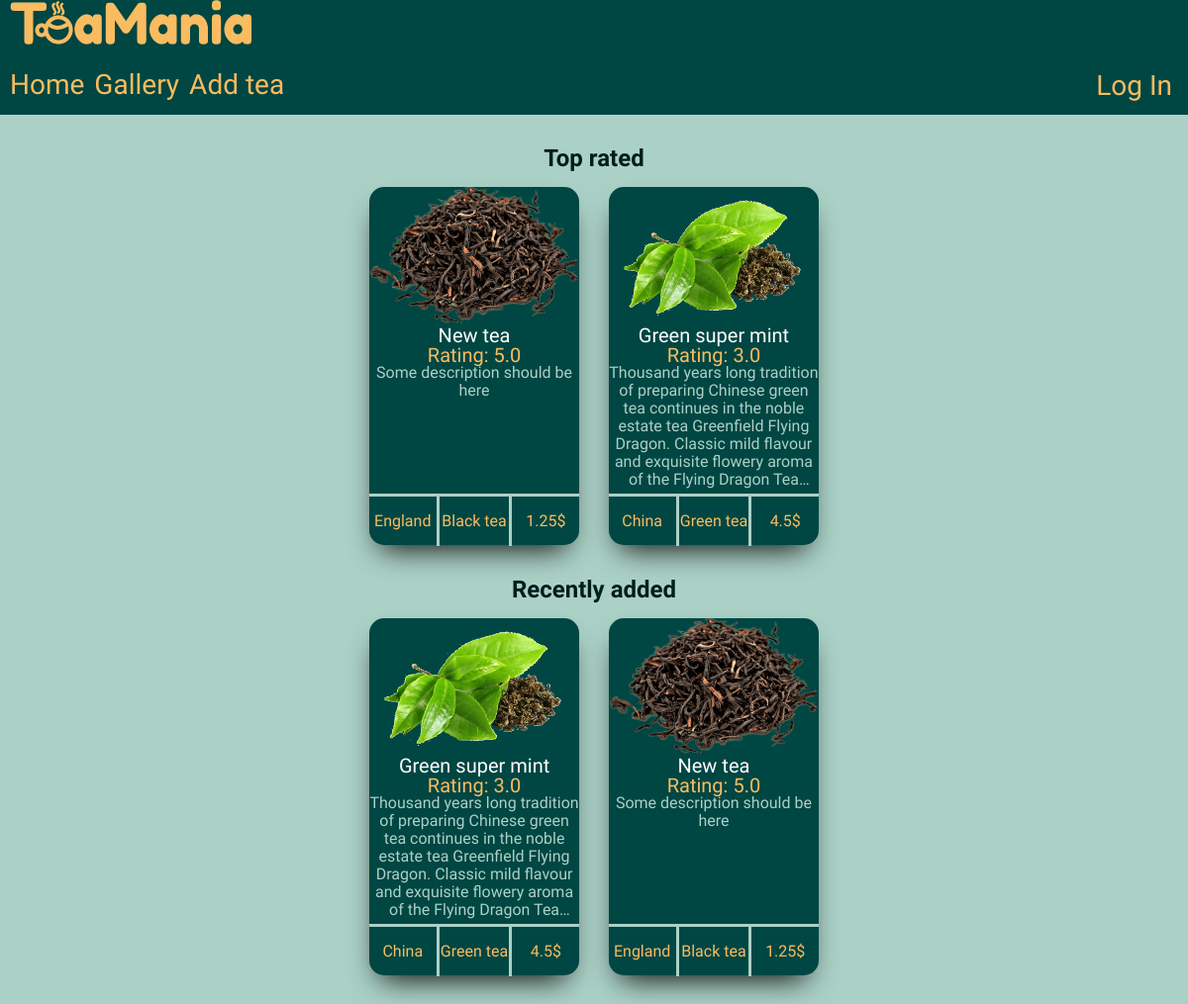
The page /index on the database as committed earlier.
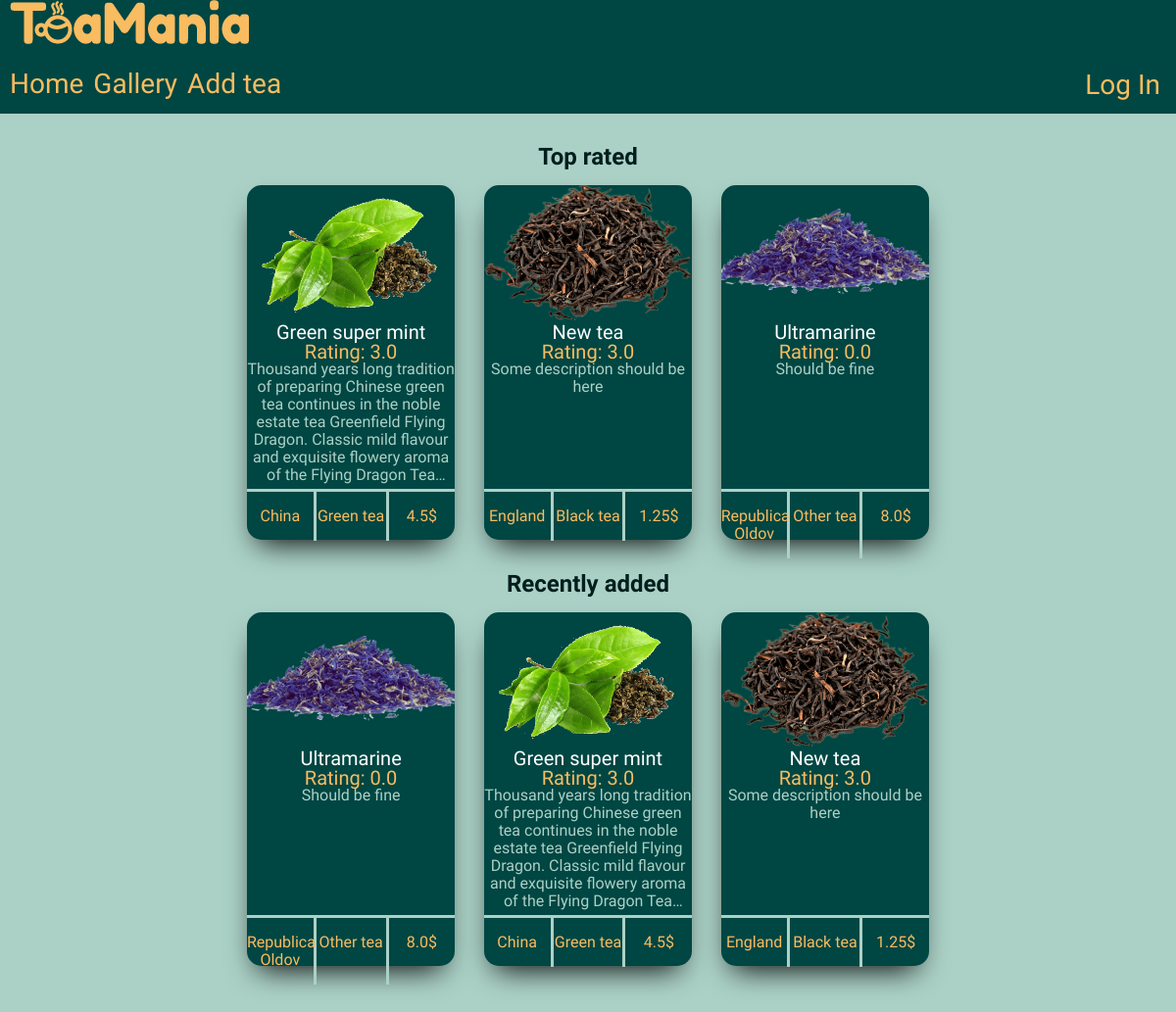
The same page on the database as committed later.
### app/models.py (models this page shows, shortened)
class Tea(db.Model):
    id = db.Column(db.Integer, primary_key=True)
    title = db.Column(db.String(50), index=True, unique=True, nullable=False)
    type = db.Column(db.String(20), index=True, nullable=False)
    country = db.Column(db.String(50), index=True, nullable=False)
    description = db.Column(db.String(200))
    price = db.Column(db.Float, index=True, nullable=False)
    rating = db.Column(db.Float, index=True)
    image = db.Column(db.String(150))
    timestamp = db.Column(db.DateTime, index=True, default=datetime.utcnow)
    user_id = db.Column(db.Integer, db.ForeignKey('user.id'))
    comments = db.relationship('Comment', backref='tea', lazy='dynamic')

### app/routes.py (the view)
@app.route('/')
@app.route('/index')
def index():
    teas_by_rating = Tea.query.order_by(Tea.rating.desc()).limit(5).all()
    teas_by_date = Tea.query.order_by(Tea.timestamp.desc()).limit(10).all()
    return render_template('index.html', teas_by_rating=teas_by_rating, teas_by_date=teas_by_date)

### app/templates/index.html (shortened to what this page needs)
<!DOCTYPE html>
<html lang="en">
<head>
  <link rel="stylesheet" href="{{ url_for('static', filename='css/main_style.css')}}">
  <link rel="stylesheet" href="{{ url_for('static', filename='css/index_style.css')}}">
</head>
<body>
  <header>
    <div class="container">
      <a href="index" class="header__logo">
        <img src="{{ url_for('static', filename='images/logo_desctop.png') }}" alt="Big logo">
      </a>
      <div class="header__bottom">
        <nav>
          <a href="{{ url_for('index') }}" class="header__button">Home</a>
          <a href="{{ url_for('gallery') }}" class="header__button" >Gallery</a>
          <a href="{{ url_for('add_tea') }}" class="header__button">Add tea</a>
        </nav>
        <div class="header__login">
          <button class="header__button" id="login">Log In</button>
        </div>
      </div>
    </div>
  </header>
  <main>
    <div class="container">
      <section class="top__five">
        <h2 class="headline">Top rated</h2>
        <ul id="top-five-results">
          {% for tea in teas_by_rating: %}
          <li class="tea__card">
            <div class="tea__image">
              {% if tea.type == 'Black' %}
                <img src="{{ url_for('static', filename='images/blacktea.png')}}" alt="black tea">
              {% elif tea.type == 'Green' %}
                <img src="{{ url_for('static', filename='images/greentea.png')}}" alt="green tea">
              {% else %}
                <img src="{{ url_for('static', filename='images/othertea.png')}}" alt="other tea">
              {% endif %}
            </div>
            <div class="tea__name"><a href="gallery/{{ tea.id }}">{{ tea.title }}</a></div>
            <div class="tea__rating">Rating: {{ tea.rating }}</div>
            <div class="tea__description"> {{ tea.description }}</div>
            <div class="tea__info">
              <div class="tea__stats country">
                <p>{{ tea.country }}</p>
              </div>
              <div class="tea__stats categoty">
                <p>{{ tea.type }} tea</p>
              </div>
              <div class="tea__stats price">
                <p>{{ tea.price }}$</p>
              </div>
            </div>
          </li>
          {% endfor %}
        </ul>
      </section>
      <section class="last-ten">
        <h2 class="headline">Recently added</h2>
        <ul id="last-ten-results">
          {% for tea in teas_by_date: %}
          <li class="tea__card">
            <div class="tea__image">
              {% if tea.type == 'Black' %}
                <img src="{{ url_for('static', filename='images/blacktea.png')}}" alt="bleck tea">
              {% elif tea.type == 'Green' %}
                <img src="{{ url_for('static', filename='images/greentea.png')}}" alt="bleck tea">
              {% else %}
                <img src="{{ url_for('static', filename='images/othertea.png')}}" alt="bleck tea">
              {% endif %}
            </div>
            <div class="tea__name"><a href="gallery/{{ tea.id }}">{{ tea.title }}</a></div>
            <div class="tea__rating">Rating: {{ tea.rating }}</div>
            <div class="tea__description"> {{ tea.description }}</div>
            <div class="tea__info">
              <div class="tea__stats country">
                <p>{{ tea.country }}</p>
              </div>
              <div class="tea__stats categoty">
                <p>{{ tea.type }} tea</p>
              </div>
              <div class="tea__stats price">
                <p>{{ tea.price }}$</p>
              </div>
            </div>
          </li>
          {% endfor %}
        </ul>
      </section>
    </div>
  </main>
</body>
</html>

### app/static/css/main_style.css (style rules this page uses)
* { box-sizing: border-box; }
a { text-decoration: none; }
ul, li { list-style-type: none; margin-left: 0; padding-left: 0; }
header { width: 100%; background-color: #004643; }
.header__bottom { display: flex; justify-content: space-between; line-height: normal; padding: 20px 0px 5px; font-family: 'Fredoka One', sans-serif, serif; }
nav { display: flex; }
.header__button { margin-right: 10px; font-size: 28px; color: #f9bc60; }
.header__button:last-child { margin-right: 0; }
.header__login button { background: none; border: none; font-family: 'Fredoka One'; }
nav a::after, .header__login button::after { content: ''; display: block; width: 0; height: 4px; margin-top: 3px; background-color: #f9bc60; transition: width .3s; }
body { height: 100%; font-family: 'Acme', 'PT Serif', serif; font-weight: 400; font-size: 16px; line-height: 18px; margin: 0; padding: 0; background-color: #abd1c6; }
.container { max-width: 1200px; margin: 0 auto; padding: 0 10px; }

### app/static/css/index_style.css (style rules this page uses)
.headline { display: flex; justify-content: center; margin-top: 3%; color: #001e1d; }
#top-five-results, #last-ten-results { display: flex; justify-content: center; flex-wrap: wrap; }
.tea__card { display: inline-block; width: 18%; margin-right: 2.5%; background-color: #004643; border-radius: 15px; text-align: center; box-shadow: -1px 15px 30px -12px black; }
.tea__card:last-child { margin-right: 0%; }
#last-ten-results .tea__card { margin-bottom: 3%; }
.tea__image { position: relative; padding-top: 56.25%; margin-bottom: 10%; }
.tea__image img { position: absolute; left: 0; top: 0; height: auto; width: 100%; }
.tea__name a { font-size: 20px; color: #fffffe; }
.tea__rating { font-size: 20px; color: #f9bc60; }
.tea__description { height: 35%; color: #abd1c6; display: -webkit-box; -webkit-box-orient: vertical; -webkit-line-clamp: 7; overflow: hidden; text-overflow: ellipsis; }
.tea__info { display: flex; justify-content: space-around; margin-top: 2%; border-top: 3px solid #abd1c6; }
.tea__stats { color: #f9bc60; width: 33.3%; padding-bottom: 5px auto; }
.country { border-right: 3px solid #abd1c6; }
.price { border-left: 3px solid #abd1c6; }

Rows that differ between the two databases and show on the page:
shown differently, row unchanged: Tea "China": moves up the list
changed Tea "New tea": rating "5.0" → "3.0"
added Tea: title "Ultramarine", rating "0.0", description "Should be fine", country "Republica Oldov", type "Other", price "8.0"
